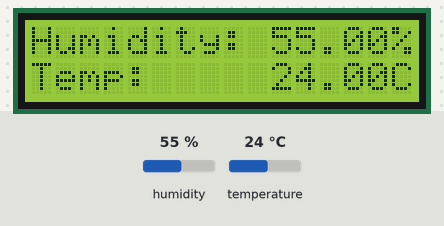
This sketch was run on a simulated Arduino Uno, built with avr-gcc and run on an emulated ATmega328P. On the bench: 16×2 character LCD. The test bench sets the inputs (shaded band); at power-on: humidity 55 %, temperature 24 °C. What the sketch prints to the serial monitor is not drawn.

Above: at 2.7 s.
2.8 s: humidity set to 22 %
At 4.9 s:
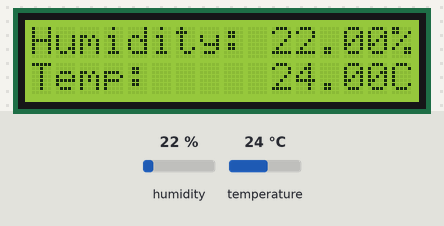
5.8 s: temperature set to 12 °C
At 7.2 s:
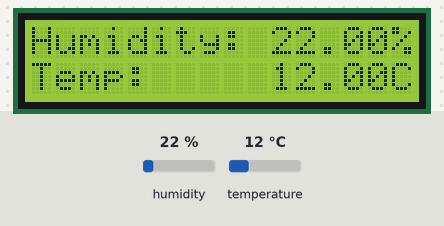
8.8 s: humidity set to 40 %
At 10.8 s:
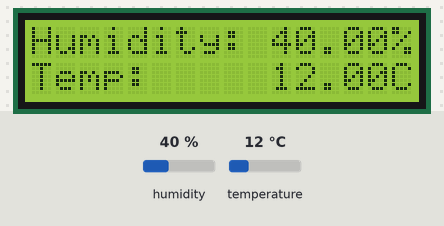
11.8 s: temperature set to 19 °C
At 13.2 s:
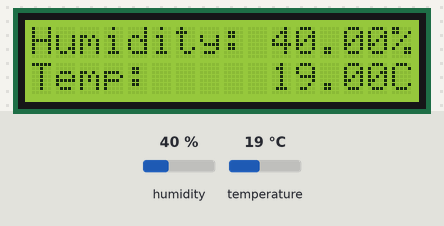
Timing chart, 0 to 14.8 s (numbered marks = the images above; inputs shaded):
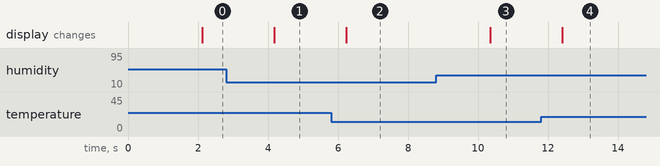

The sketch:

DHT11_LCD.ino
```cpp
#include "DHT.h"
#include <LiquidCrystal_I2C.h>

int lcdColumns = 16;
int lcdRows = 2;

LiquidCrystal_I2C lcd(0x27, lcdColumns, lcdRows);

#define DHTPIN 4
#define DHTTYPE DHT11

// Inisialisasi DHT
DHT dht(DHTPIN, DHTTYPE);

void setup() {
  Serial.begin(9600);
  dht.begin();
  lcd.begin();
  lcd.backlight();
}

void loop() {
  delay(2000);
  // Baca kelembaban
  float h = dht.readHumidity();
  // Baca suhu dalam Celcius
  float t = dht.readTemperature();

  // Kalo sensor gagal baca, munculin ini
  if (isnan(h) || isnan(t)) {
    Serial.println(F("Sensornya capek gais"));
    lcd.setCursor(0,0);
    lcd.print("sensor error");
    return;
  }

  // Print semua data ke Serial Monitor
  Serial.print(F("Kelembaban : "));
  Serial.print(h);
  Serial.print(F("%  Suhu: "));
  Serial.print(t);
  Serial.println(F("°C "));
  lcd.setCursor(0, 0);
  lcd.print("Humidity: ");
  lcd.print(h);
  lcd.print("%");
  lcd.setCursor(0, 1);
  lcd.print("Temp:     ");
  lcd.print(t);
  lcd.print("C");
}
```

Measured:
- after the input at 2.8 s, the display: changes after 1.4 s (image 1)
- after the input at 5.8 s, the display: changes after 0.43 s (image 2)
- after the input at 8.8 s, the display: changes after 1.5 s (image 3)
- after the input at 11.8 s, the display: changes after 0.60 s (image 4)
